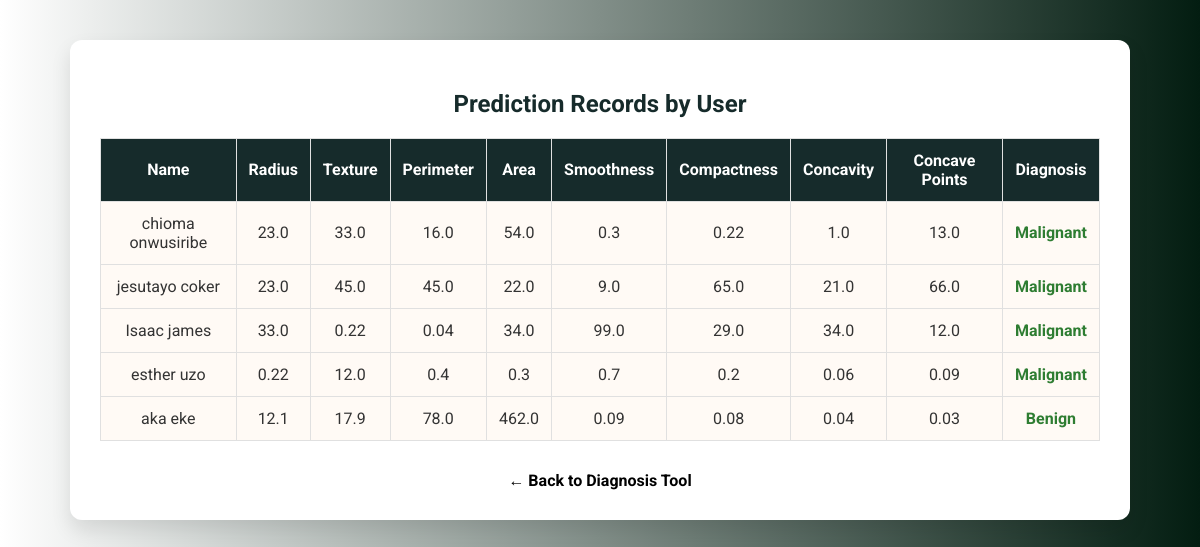
The page /output on the database its author committed.
### tables this page shows
CREATE TABLE predictions (
            id INTEGER PRIMARY KEY AUTOINCREMENT,
            user_name TEXT,
            mean_radius REAL,
            mean_texture REAL,
            mean_perimeter REAL,
            mean_area REAL,
            mean_smoothness REAL,
            mean_compactness REAL,
            mean_concavity REAL,
            mean_concave_points REAL,
            mean_symmetry REAL,
            mean_fractal_dimension REAL,
            prediction TEXT
        );

### app (2).py (the view)
@app.route('/output')
def output():
    conn = sqlite3.connect('breastcancer.db')
    c = conn.cursor()
    c.execute('''
        SELECT user_name, mean_radius, mean_texture, mean_perimeter, mean_area,
               mean_smoothness, mean_compactness, mean_concavity,
               mean_concave_points, prediction
        FROM predictions
    ''')
    records = c.fetchall()
    conn.close()
    return render_template('result.html', records=records)

### templates/result.html (shortened to what this page needs)
<!DOCTYPE html>
<html lang="en">
  <head>
  </head>
  <body>
    <div class="container">
      <h2>Prediction Records by User</h2>
      <table>
        <thead>
          <tr>
            <th>Name</th>
            <th>Radius</th>
            <th>Texture</th>
            <th>Perimeter</th>
            <th>Area</th>
            <th>Smoothness</th>
            <th>Compactness</th>
            <th>Concavity</th>
            <th>Concave Points</th>
            <th>Diagnosis</th>
          </tr>
        </thead>
        <tbody>
          {% for row in records %}
          <tr>
            <td>{{ row[0] }}</td>
            <td>{{ row[1] }}</td>
            <td>{{ row[2] }}</td>
            <td>{{ row[3] }}</td>
            <td>{{ row[4] }}</td>
            <td>{{ row[5] }}</td>
            <td>{{ row[6] }}</td>
            <td>{{ row[7] }}</td>
            <td>{{ row[8] }}</td>
            <td class="{{ 'malignant' if row[9] == 'Malignant' else '' }}">{{ row[9] }}</td>
          </tr>
          {% endfor %}
        </tbody>
      </table>
      <a class="nav-link" href="/">← Back to Diagnosis Tool</a>
    </div>
  </body>
</html>

### templates/result.html (style rules this page uses)
body { font-family: 'Roboto', sans-serif; background: linear-gradient(to right, #fff, #031d11); margin: 0; padding: 40px 20px; color: #333; }
.container { background-color: #ffffff; max-width: 1000px; margin: auto; padding: 30px; border-radius: 12px; box-shadow: 0 10px 20px rgba(0, 0, 0, 0.1); }
h2 { text-align: center; color: rgb(22, 43, 43); margin-bottom: 20px; }
table { width: 100%; border-collapse: collapse; margin-top: 20px; }
th, td { padding: 12px; border: 1px solid #e0e0e0; text-align: center; }
th { background-color: rgb(22, 43, 43); color: #fff; }
td { background-color: #fffaf5; }
td:last-child { font-weight: bold; color: #2e7d32; }
.malignant { color: #fff; }
.nav-link { display: block; text-align: center; margin-top: 30px; color: #000; font-weight: bold; text-decoration: none; transition: color 0.3s; }

### rows shown on the page
predictions: user_name "chioma onwusiribe", mean_radius "23.0", mean_texture "33.0", mean_perimeter "16.0", mean_area "54.0", mean_smoothness "0.3", mean_compactness "0.22", mean_concavity "1.0", mean_concave_points "13.0", prediction "Malignant"
predictions: user_name "jesutayo coker", mean_radius "23.0", mean_texture "45.0", mean_perimeter "45.0", mean_area "22.0", mean_smoothness "9.0", mean_compactness "65.0", mean_concavity "21.0", mean_concave_points "66.0", prediction "Malignant"
predictions: user_name "Isaac james", mean_radius "33.0", mean_texture "0.22", mean_perimeter "0.04", mean_area "34.0", mean_smoothness "99.0", mean_compactness "29.0", mean_concavity "34.0", mean_concave_points "12.0", prediction "Malignant"
predictions: user_name "esther uzo", mean_radius "0.22", mean_texture "12.0", mean_perimeter "0.4", mean_area "0.3", mean_smoothness "0.7", mean_compactness "0.2", mean_concavity "0.06", mean_concave_points "0.09", prediction "Malignant"
predictions: user_name "aka eke", mean_radius "12.1", mean_texture "17.9", mean_perimeter "78.0", mean_area "462.0", mean_smoothness "0.09", mean_compactness "0.08", mean_concavity "0.04", mean_concave_points "0.03", prediction "Benign"
